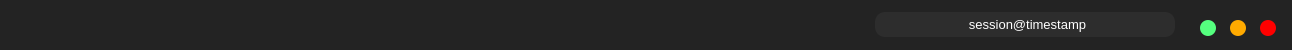
      <widget class="QFrame" name="title_bar">
       <property name="minimumSize">
        <size>
         <width>0</width>
         <height>50</height>
        </size>
       </property>
       <property name="maximumSize">
        <size>
         <width>16777215</width>
         <height>50</height>
        </size>
       </property>
       <property name="styleSheet">
        <string notr="true">
background-color: rgb(35, 35, 35);</string>
       </property>
       <property name="frameShape">
        <enum>QFrame::NoFrame</enum>
       </property>
       <property name="frameShadow">
        <enum>QFrame::Raised</enum>
       </property>
       <layout class="QHBoxLayout" name="horizontalLayout">
        <property name="leftMargin">
         <number>0</number>
        </property>
        <property name="topMargin">
         <number>0</number>
        </property>
        <property name="rightMargin">
         <number>15</number>
        </property>
        <property name="bottomMargin">
         <number>0</number>
        </property>
        <item>
         <widget class="QFrame" name="other_fields">
          <property name="frameShape">
           <enum>QFrame::NoFrame</enum>
          </property>
          <property name="frameShadow">
           <enum>QFrame::Raised</enum>
          </property>
          <layout class="QHBoxLayout" name="horizontalLayout_2">
           <property name="spacing">
            <number>0</number>
           </property>
           <property name="leftMargin">
            <number>0</number>
           </property>
           <property name="topMargin">
            <number>0</number>
           </property>
           <property name="rightMargin">
            <number>0</number>
           </property>
           <property name="bottomMargin">
            <number>0</number>
           </property>
           <item>
            <widget class="QFrame" name="logo">
             <property name="minimumSize">
              <size>
               <width>5</width>
               <height>0</height>
              </size>
             </property>
             <property name="maximumSize">
              <size>
               <width>60</width>
               <height>16777215</height>
              </size>
             </property>
             <property name="frameShape">
              <enum>QFrame::NoFrame</enum>
             </property>
             <property name="frameShadow">
              <enum>QFrame::Raised</enum>
             </property>
             <layout class="QVBoxLayout" name="verticalLayout_2">
              <property name="leftMargin">
               <number>0</number>
              </property>
              <property name="topMargin">
               <number>0</number>
              </property>
              <property name="rightMargin">
               <number>0</number>
              </property>
              <property name="bottomMargin">
               <number>0</number>
              </property>
              <item>
               <widget class="QLabel" name="label">
                <property name="minimumSize">
                 <size>
                  <width>60</width>
                  <height>0</height>
                 </size>
                </property>
                <property name="maximumSize">
                 <size>
                  <width>60</width>
                  <height>16777215</height>
                 </size>
                </property>
                <property name="font">
                 <font>
                  <family>Times New Roman</family>
                  <pointsize>14</pointsize>
                  <weight>75</weight>
                  <bold>true</bold>
                 </font>
                </property>
                <property name="styleSheet">
                 <string notr="true">color: rgb(255, 255, 255);
padding-left:5px;</string>
                </property>
                <property name="text">
                 <string/>
                </property>
                <property name="pixmap">
                 <pixmap resource="../resource/asset.qrc">:/icons/asset/layers.svg</pixmap>
                </property>
                <property name="margin">
                 <number>10</number>
                </property>
               </widget>
              </item>
             </layout>
            </widget>
           </item>
           <item>
            <widget class="QFrame" name="options">
             <property name="frameShape">
              <enum>QFrame::NoFrame</enum>
             </property>
             <property name="frameShadow">
              <enum>QFrame::Raised</enum>
             </property>
             <layout class="QHBoxLayout" name="horizontalLayout_19">
              <item>
               <widget class="QLabel" name="label_4">
                <property name="minimumSize">
                 <size>
                  <width>800</width>
                  <height>0</height>
                 </size>
                </property>
                <property name="maximumSize">
                 <size>
                  <width>800</width>
                  <height>16777215</height>
                 </size>
                </property>
                <property name="font">
                 <font>
                  <pointsize>10</pointsize>
                  <weight>50</weight>
                  <bold>false</bold>
                 </font>
                </property>
                <property name="styleSheet">
                 <string notr="true">color: rgb(255, 255, 255);
padding-left:5px;</string>
                </property>
                <property name="text">
                 <string/>
                </property>
               </widget>
              </item>
              <item>
               <widget class="QLabel" name="session">
                <property name="minimumSize">
                 <size>
                  <width>300</width>
                  <height>25</height>
                 </size>
                </property>
                <property name="maximumSize">
                 <size>
                  <width>300</width>
                  <height>25</height>
                 </size>
                </property>
                <property name="font">
                 <font>
                  <pointsize>10</pointsize>
                  <weight>50</weight>
                  <bold>false</bold>
                 </font>
                </property>
                <property name="styleSheet">
                 <string notr="true">QLabel{
	color: rgb(255, 255, 255);
padding-left:5px;
background-color: rgb(45,45,45);
border-radius:10px;
}</string>
                </property>
                <property name="text">
                 <string>session@timestamp</string>
                </property>
                <property name="alignment">
                 <set>Qt::AlignCenter</set>
                </property>
               </widget>
              </item>
             </layout>
            </widget>
           </item>
          </layout>
         </widget>
        </item>
        <item>
         <widget class="QFrame" name="controls_frame">
          <property name="minimumSize">
           <size>
            <width>87</width>
            <height>0</height>
           </size>
          </property>
          <property name="maximumSize">
           <size>
            <width>87</width>
            <height>16777215</height>
           </size>
          </property>
          <property name="frameShape">
           <enum>QFrame::NoFrame</enum>
          </property>
          <property name="frameShadow">
           <enum>QFrame::Raised</enum>
          </property>
          <widget class="QPushButton" name="btn_maximize">
           <property name="geometry">
            <rect>
             <x>40</x>
             <y>20</y>
             <width>16</width>
             <height>16</height>
            </rect>
           </property>
           <property name="minimumSize">
            <size>
             <width>16</width>
             <height>16</height>
            </size>
           </property>
           <property name="maximumSize">
            <size>
             <width>17</width>
             <height>17</height>
            </size>
           </property>
           <property name="styleSheet">
            <string notr="true">QPushButton{
	
	background-color: rgb(255, 170, 0);
	border:none;
	border-radius: 8px;
}

QPushButton:hover{	
	background-color: rgba(255, 170, 0,150);
	
}</string>
           </property>
           <property name="text">
            <string/>
           </property>
          </widget>
          <widget class="QPushButton" name="btn_minimize">
           <property name="geometry">
            <rect>
             <x>10</x>
             <y>20</y>
             <width>16</width>
             <height>16</height>
            </rect>
           </property>
           <property name="minimumSize">
            <size>
             <width>16</width>
             <height>16</height>
            </size>
           </property>
           <property name="maximumSize">
            <size>
             <width>17</width>
             <height>17</height>
            </size>
           </property>
           <property name="styleSheet">
            <string notr="true">QPushButton{
	background-color: rgb(85, 255, 127);
	border:none;
	border-radius: 8px;
}

QPushButton:hover{	
	background-color: rgba(85, 255, 127,150);
	
}</string>
           </property>
           <property name="text">
            <string/>
           </property>
          </widget>
          <widget class="QPushButton" name="btn_close">
           <property name="geometry">
            <rect>
             <x>70</x>
             <y>20</y>
             <width>16</width>
             <height>16</height>
            </rect>
           </property>
           <property name="minimumSize">
            <size>
             <width>16</width>
             <height>16</height>
            </size>
           </property>
           <property name="maximumSize">
            <size>
             <width>17</width>
             <height>17</height>
            </size>
           </property>
           <property name="styleSheet">
            <string notr="true">QPushButton{
	background-color: rgb(255, 0, 0);
	border:none;
	border-radius: 8px;
}

QPushButton:hover{	
	background-color: rgba(255, 0, 0,150);
	
}</string>
           </property>
           <property name="text">
            <string/>
           </property>
          </widget>
         </widget>
        </item>
       </layout>
      </widget>
